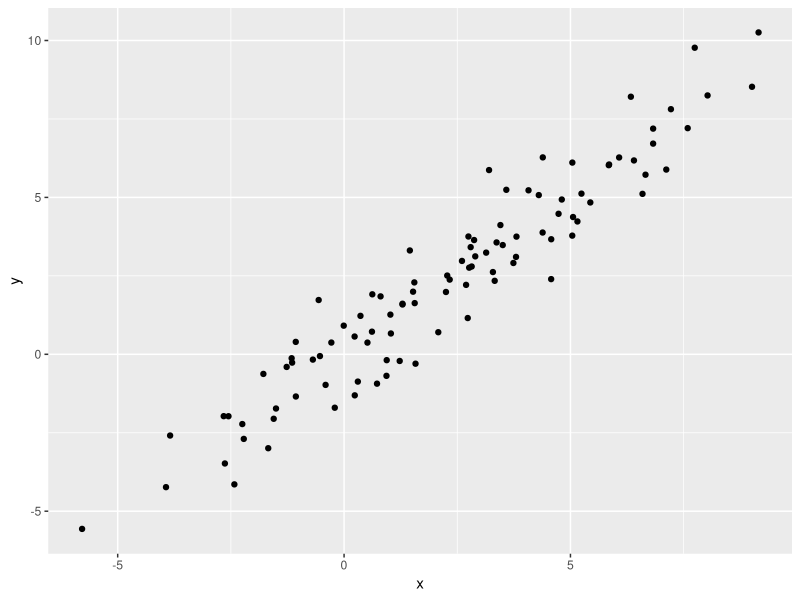

Generate this figure with R:
## ---- chunk 1
library(tidyverse)

plot_df =
  tibble(
    x = rnorm(100,2,3),
    y = x + rnorm(100)
  )

plot_df |>
  ggplot(aes(x = x, y = y)) +
  geom_point()
